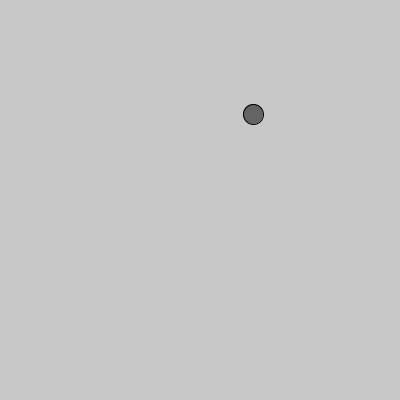
Frame 1 (no input)
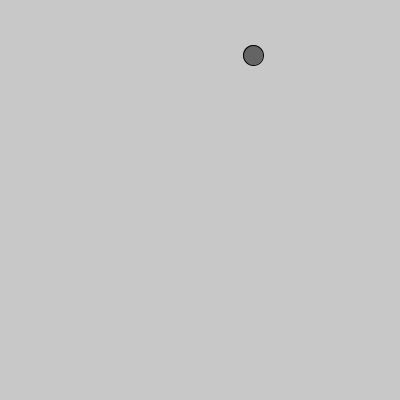
Frame 60 (the mouse pressed at the canvas centre just before this capture)
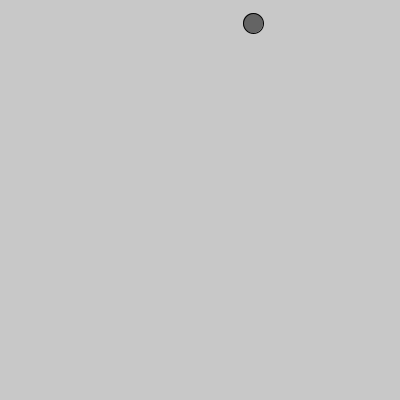
Frame 120 (the mouse held since frame 60 and released just before this capture)

The Processing sketch that drew these frames (run headless with seeded random() and noise(); from frame 60 on, the mouse is pressed at the canvas centre):

// Processing sketch: jugador_movimiento_random
// ── jugador_movimiento_random.pde
Jugador jugador;

void setup(){
  size(400, 400);
  jugador = new Jugador();
}

void draw(){
  background(200);
  jugador.dibujar();
}

// ── Jugador.pde
class Jugador{

  int posX;
  int posY;
  int tam = 20;
  color miColor;
  int dir;
  
  Jugador(){
    posX = round(random(tam, width - tam));
    posY = round(random(tam, height - tam));
    dir = floor(random(0, 4));
    miColor = color(100);
  }
  
  void dibujar(){
    fill(miColor);
    ellipse(posX, posY, tam, tam);
    calcularPosicion();
  }
  
  void calcularPosicion() {
    if (dir == 0) {
      posX++;
      if (posX+tam/2>width) {
        dir = 2;
      }
    } else if (dir == 1) {
      posY++;
      if (posY+tam/2>height) {
        dir = 3;
      }
    } else if (dir == 2) {
      posX--;
      if (posX-tam/2<0) {
        dir = 0;
      }
    } else if (dir == 3) {
      posY--;
      if (posY-tam/2<0) {
        dir = 1;
      }
    }
  }
  
}
